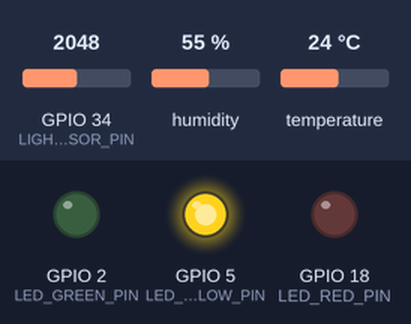
Bench run of a sketch on a simulated ESP32. On the bench: output pins drawn as LEDs (lit = HIGH). The inputs (shaded band) are chosen by the test bench; at power-on: GPIO 34 (LIGHT_SENSOR_PIN) = 2048, humidity 55 %, temperature 24 °C. WiFi joins after 1.5 s; servers stay silent unless stated; uploads are accepted with an empty reply; what the sketch prints to the serial monitor is not drawn.

Above: at 3.61 s.
At 5.1 s:
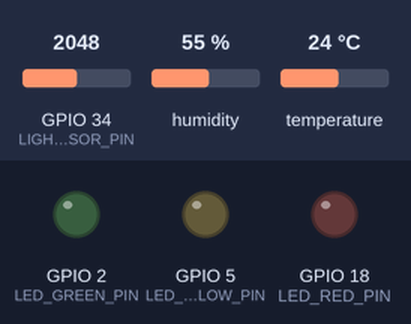
Timing chart, 0 to 6.8 s (numbered marks = the images above):
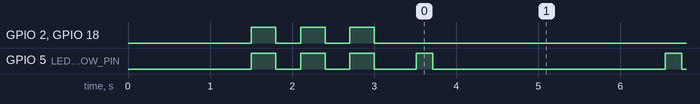

Measured:
- by itself, GPIO 5 (LED_YELLOW_PIN): HIGH → LOW at 1.8 s, → HIGH 0.30 s later, → LOW 0.30 s later, → HIGH 0.30 s later, … (89 changes in this stretch)

The sketch:

esp32-code-with-leds-updated.ino
```cpp
#include <WiFi.h>
#include <HTTPClient.h>
#include <DHT.h>
#include <ArduinoJson.h>

// === WiFi ===
const char* ssid = "Vargas";
const char* password = "Contra";

// === URLs del servidor ===
const char* sensorUrl = "https://v0-esp32-to-web-page.vercel.app/api/sensor-data";
const char* ledUrl = "https://v0-esp32-to-web-page.vercel.app/api/led-control";

// === Pines de sensores ===
#define DHTPIN 32         // Pin del DHT11
#define DHTTYPE DHT11     // Tipo de sensor
#define LIGHT_SENSOR_PIN 34  // Pin analógico para sensor de luz

// === Pines de LEDs ===
#define LED_GREEN_PIN 2   // LED Verde - Temperatura óptima
#define LED_YELLOW_PIN 5  // LED Amarillo - Advertencia
#define LED_RED_PIN 18    // LED Rojo - Crítico

DHT dht(DHTPIN, DHTTYPE); // Objeto del sensor DHT

// === Variables de control de tiempo ===
unsigned long lastSensorRead = 0;
unsigned long lastLedCheck = 0;
const unsigned long SENSOR_INTERVAL = 5000;  // Leer sensores cada 5 segundos
const unsigned long LED_INTERVAL = 3000;     // Consultar LEDs cada 3 segundos

void setup() {
  Serial.begin(115200);
  dht.begin();

  // === Configurar pines de LEDs como salida ===
  pinMode(LED_GREEN_PIN, OUTPUT);
  pinMode(LED_YELLOW_PIN, OUTPUT);
  pinMode(LED_RED_PIN, OUTPUT);

  // === Apagar todos los LEDs al inicio ===
  digitalWrite(LED_GREEN_PIN, LOW);
  digitalWrite(LED_YELLOW_PIN, LOW);
  digitalWrite(LED_RED_PIN, LOW);

  // === Conectar a WiFi ===
  WiFi.begin(ssid, password);
  Serial.print("Conectando a WiFi...");

  while (WiFi.status() != WL_CONNECTED) {
      delay(500);
      Serial.print(".");
  }

  Serial.println("\n✅ ¡Conectado a WiFi!");
  Serial.print("Dirección IP: ");
  Serial.println(WiFi.localIP());

  // === Parpadeo inicial de LEDs para indicar conexión exitosa ===
  Serial.println("🚦 Probando LEDs...");
  for (int i = 0; i < 3; i++) {
      digitalWrite(LED_GREEN_PIN, HIGH);
      digitalWrite(LED_YELLOW_PIN, HIGH);
      digitalWrite(LED_RED_PIN, HIGH);
      delay(300);
      digitalWrite(LED_GREEN_PIN, LOW);
      digitalWrite(LED_YELLOW_PIN, LOW);
      digitalWrite(LED_RED_PIN, LOW);
      delay(300);
  }

  Serial.println("🧊 Sistema de conservación de alimentos iniciado");
  Serial.println("📡 Esperando configuración de alimento desde el chat...");
}

void loop() {
  unsigned long currentTime = millis();

  // === Leer sensores y enviar datos ===
  if (currentTime - lastSensorRead >= SENSOR_INTERVAL) {
      readSensorsAndSend();
      lastSensorRead = currentTime;
  }

  // === Consultar estado de LEDs ===
  if (currentTime - lastLedCheck >= LED_INTERVAL) {
      updateLEDs();
      lastLedCheck = currentTime;
  }

  delay(100);
}

void readSensorsAndSend() {
  // === Leer sensores ===
  float temperatura = dht.readTemperature(); // °C
  float humedad = dht.readHumidity();
  int luz_raw = analogRead(LIGHT_SENSOR_PIN);
  int luz_invertida = 4095 - luz_raw;

  // Verificar errores
  if (isnan(temperatura) || isnan(humedad)) {
      Serial.println("❌ Error al leer el sensor DHT11.");
      return;
  }

  // Mostrar datos en Serial
  Serial.println("=== 📊 DATOS SENSORES ===");
  Serial.printf("🌡️ Temperatura: %.1f°C\n", temperatura);
  Serial.printf("💧 Humedad: %.1f%%\n", humedad);
  Serial.printf("💡 Luz: %d\n", luz_invertida);
  Serial.println("========================");

  // === Enviar datos al servidor ===
  if (WiFi.status() == WL_CONNECTED) {
      HTTPClient http;
      http.begin(sensorUrl);
      http.addHeader("Content-Type", "application/json");

      // Crear JSON con los datos
      String jsonBody = "{";
      jsonBody += "\"temperatura\":" + String(temperatura, 2) + ",";
      jsonBody += "\"humedad\":" + String(humedad, 2) + ",";
      jsonBody += "\"luz\":" + String(luz_invertida);
      jsonBody += "}";

      Serial.println("📤 Enviando: " + jsonBody);

      int httpCode = http.POST(jsonBody);
      String response = http.getString();

      if (httpCode == HTTP_CODE_OK) {
          Serial.println("✅ Datos enviados correctamente");
      } else {
          Serial.printf("❌ Error HTTP: %d\n", httpCode);
          Serial.println("Respuesta: " + response);
      }

      http.end();
  } else {
      Serial.println("⚠️ WiFi desconectado");
  }
}

void updateLEDs() {
  if (WiFi.status() == WL_CONNECTED) {
      HTTPClient http;
      http.begin(ledUrl);

      Serial.println("🔍 Consultando estado de LEDs...");

      // Usar método PUT para consultar estado de LEDs
      int httpCode = http.PUT();

      if (httpCode == 200) {
          String response = http.getString();
          Serial.println("📥 Respuesta del servidor: " + response);

          // Parsear respuesta JSON
          StaticJsonDocument<400> doc;
          DeserializationError error = deserializeJson(doc, response);

          if (!error) {
              int greenState = doc["green"];
              int yellowState = doc["yellow"];
              int redState = doc["red"];
              String status = doc["status"];
              String foodType = doc["foodType"] | "No configurado";
              float temperature = doc["temperature"] | 0.0;

              // === Actualizar LEDs físicos ===
              digitalWrite(LED_GREEN_PIN, greenState ? HIGH : LOW);
              digitalWrite(LED_YELLOW_PIN, yellowState ? HIGH : LOW);
              digitalWrite(LED_RED_PIN, redState ? HIGH : LOW);

              // === Mostrar estado detallado en Serial Monitor ===
              Serial.println("=== 🚦 ESTADO LEDs ACTUALIZADO ===");
              Serial.printf("🟢 Verde: %s (Pin %d)\n", greenState ? "ENCENDIDO" : "APAGADO", LED_GREEN_PIN);
              Serial.printf("🟡 Amarillo: %s (Pin %d)\n", yellowState ? "ENCENDIDO" : "APAGADO", LED_YELLOW_PIN);
              Serial.printf("🔴 Rojo: %s (Pin %d)\n", redState ? "ENCENDIDO" : "APAGADO", LED_RED_PIN);
              Serial.printf("📊 Estado: %s\n", status.c_str());
              Serial.printf("🍽️ Alimento: %s\n", foodType.c_str());
              Serial.printf("🌡️ Temperatura: %.1f°C\n", temperature);
              Serial.println("=================================");

              // === Efecto visual adicional para estado crítico ===
              if (redState && status == "CRITICAL") {
                  Serial.println("🚨 ALERTA CRÍTICA - Parpadeo rápido LED rojo");
                  // Parpadeo rápido del LED rojo para alerta crítica
                  for (int i = 0; i < 3; i++) {
                      digitalWrite(LED_RED_PIN, LOW);
                      delay(100);
                      digitalWrite(LED_RED_PIN, HIGH);
                      delay(100);
                  }
              }

              // === Información de diagnóstico ===
              if (status == "UNKNOWN" || foodType == "No configurado") {
                  Serial.println("⚠️ ESPERANDO CONFIGURACIÓN:");
                  Serial.println("   1. Abrir el chat en la página web");
                  Serial.println("   2. Escribir: 'Seleccionar [tipo de alimento]'");
                  Serial.println("   3. Los LEDs se activarán automáticamente");
              }

          } else {
              Serial.println("❌ Error parseando JSON de LEDs");
              Serial.println("Respuesta recibida: " + response);

              // Parpadear LED amarillo para indicar error de parsing
              digitalWrite(LED_YELLOW_PIN, HIGH);
              delay(200);
              digitalWrite(LED_YELLOW_PIN, LOW);
          }
      } else {
          Serial.printf("❌ Error HTTP consultando LEDs: %d\n", httpCode);

          // En caso de error HTTP, parpadear LED amarillo
          digitalWrite(LED_YELLOW_PIN, HIGH);
          delay(200);
          digitalWrite(LED_YELLOW_PIN, LOW);
      }

      http.end();
  } else {
      Serial.println("⚠️ WiFi desconectado - No se pueden actualizar LEDs");

      // Parpadear todos los LEDs para indicar desconexión WiFi
      digitalWrite(LED_GREEN_PIN, HIGH);
      digitalWrite(LED_YELLOW_PIN, HIGH);
      digitalWrite(LED_RED_PIN, HIGH);
      delay(100);
      digitalWrite(LED_GREEN_PIN, LOW);
      digitalWrite(LED_YELLOW_PIN, LOW);
      digitalWrite(LED_RED_PIN, LOW);
  }
}
```
